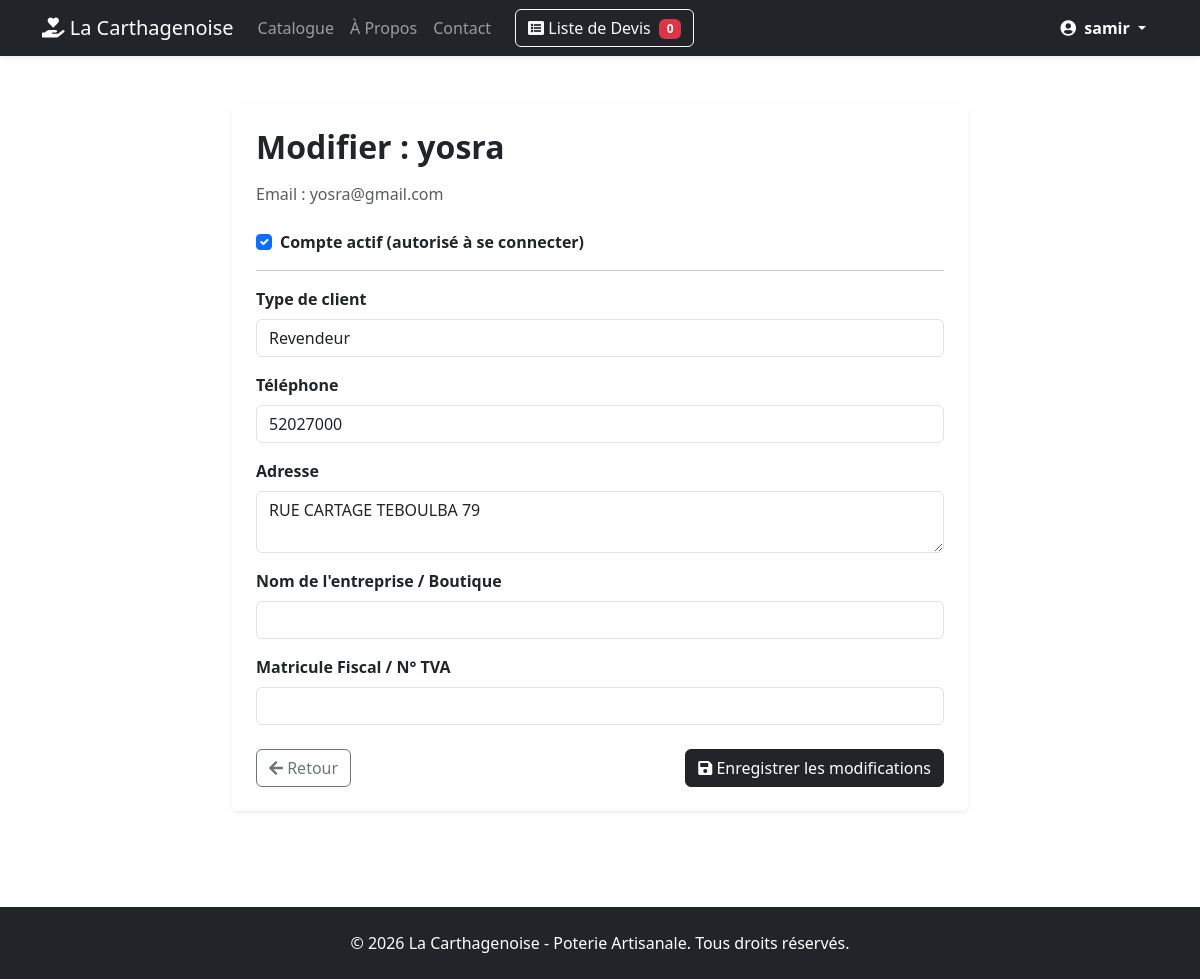
Page /utilisateur/administration/utilisateurs/2/modifier/ (signed in) on the committed database.
### utilisateur/models.py (models this page shows, shortened)
class ProfilUtilisateur(models.Model):
    TYPE_CLIENT_CHOICES = [
        ('particulier', 'Particulier'),
        ('revendeur', 'Revendeur'),
        ('artisan', 'Artisan / Partenaire'),
    ]
    user = models.OneToOneField(
        User, on_delete=models.CASCADE, related_name='profil'
    )
    type_client = models.CharField(
        max_length=20,
        choices=TYPE_CLIENT_CHOICES,
        default='particulier',
        verbose_name="Type de client"
    )
    telephone = models.CharField(
        max_length=20, blank=True, null=True, verbose_name="Téléphone"
    )
    adresse = models.TextField(blank=True, null=True, verbose_name="Adresse")
    nom_entreprise = models.CharField(
        max_length=150, blank=True, null=True, verbose_name="Nom de l'entreprise / Boutique"
    )
    matricule_fiscal = models.CharField(
        max_length=50, blank=True, null=True, verbose_name="Matricule Fiscal / N° TVA"
    )

### utilisateur/views.py (the view)
# urls.py: path('administration/utilisateurs/<int:user_id>/modifier/', views.modifier_utilisateur_admin, name='modifier_utilisateur_admin'),
@staff_member_required(login_url='utilisateur:login')
def modifier_utilisateur_admin(request, user_id):
    user_cible = get_object_or_404(User, id=user_id)
    profil = user_cible.profil
    if request.method == 'POST':
        form = AdminProfilForm(request.POST, instance=profil)
        if form.is_valid():
            form.save()
            user_cible.is_active = 'is_active' in request.POST
            user_cible.save()
            messages.success(
                request, f"Le profil de {user_cible.username} a été mis à jour.")
            return redirect('utilisateur:admin_utilisateurs')
    else:
        form = AdminProfilForm(instance=profil)
    context = {
        'form': form,
        'user_cible': user_cible,
    }
    return render(request, 'utilisateur/form_utilisateur_admin.html', context)

### utilisateur/forms.py
class AdminProfilForm(forms.ModelForm):
    class Meta:
        model = ProfilUtilisateur
        fields = ['type_client', 'telephone', 'adresse',
                  'nom_entreprise', 'matricule_fiscal']
        widgets = {
            'adresse': forms.Textarea(attrs={'rows': 2}),
        }
    def __init__(self, *args, **kwargs):
        super().__init__(*args, **kwargs)
        for field in self.fields.values():
            field.widget.attrs['class'] = 'form-control'

### devis/templatetags/devis_extras.py (called while the page is built)
@register.simple_tag(takes_context=True)
def devis_count(context):
    request = context['request']
    devis_panier = request.session.get(DEVIS_SESSION_KEY)
    if devis_panier:
        return len(devis_panier)
    return 0

### utilisateur/templates/utilisateur/form_utilisateur_admin.html (shortened to what this page needs)
{% extends 'base.html' %}
{% block content %}
<div class="row justify-content-center my-4">
    <div class="col-md-8">
        <div class="card shadow-sm border-0">
            <div class="card-body p-4">
                <h2 class="fw-bold mb-3">Modifier : {{ user_cible.username }}</h2>
                <p class="text-muted mb-4">Email : {{ user_cible.email }}</p>
                <form method="post">
                    <div class="mb-3 form-check">
                        <input type="checkbox" name="is_active" class="form-check-input" id="is_active" {% if user_cible.is_active %}checked{% endif %}>
                        <label class="form-check-label fw-bold" for="is_active">Compte actif (autorisé à se connecter)</label>
                    </div>
                    <hr class="my-3">
                    {% for field in form %}
                        <div class="mb-3">
                            <label for="{{ field.id_for_label }}" class="form-label fw-bold">{{ field.label }}</label>
                            {{ field }}
                        </div>
                    {% endfor %}
                    <div class="d-flex justify-content-between mt-4">
                        <a href="{% url 'utilisateur:admin_utilisateurs' %}" class="btn btn-outline-secondary">
                            <i class="fas fa-arrow-left"></i> Retour
                        </a>
                        <button type="submit" class="btn btn-dark">
                            <i class="fas fa-save"></i> Enregistrer les modifications
                        </button>
                    </div>
                </form>
            </div>
        </div>
    </div>
</div>
{% endblock %}

### templates/includes/navbar.html (shortened to what this page needs)
{% load devis_extras %}
<header>
  <nav class="navbar navbar-expand-lg navbar-dark bg-dark shadow-sm">
    <div class="container">
      <a class="navbar-brand" href="{% url 'catalogue:liste_produits' %}">
        <i class="fas fa-hand-holding-heart"></i> La Carthagenoise
      </a>
      <div class="collapse navbar-collapse" id="navbarNav">
        <ul class="navbar-nav mb-2 mb-lg-0">
          <li class="nav-item">
            <a class="nav-link" href="{% url 'catalogue:liste_produits' %}">Catalogue</a>
          </li>
          <li class="nav-item">
            <a class="nav-link" href="{% url 'pages:a_propos' %}">À Propos</a>
          </li>
          <li class="nav-item">
            <a class="nav-link" href="{% url 'pages:contact' %}">Contact</a>
          </li>
        </ul>
        <div class="d-flex align-items-center my-2 my-lg-0 ms-lg-3">
          <a href="{% url 'devis:view_devis' %}" class="btn btn-outline-light text-nowrap">
            <i class="fas fa-list-alt"></i> Liste de Devis
            <span class="badge bg-danger ms-1">{% devis_count %}</span>
          </a>
        </div>
        <div class="d-flex align-items-center flex-wrap gap-2 ms-lg-auto">
          <ul class="navbar-nav align-items-lg-center">
            {% if user.is_authenticated %}
              <li class="nav-item dropdown">
                <button class="btn btn-dark dropdown-toggle text-white fw-bold border-0 bg-transparent text-nowrap" type="button" id="userDropdown" data-bs-toggle="dropdown" aria-expanded="false">
                  <i class="fas fa-user-circle me-1"></i> {{ user.get_full_name|default:user.username }}
                </button>
              </li>
            {% endif %}
          </ul>
        </div>
      </div>
    </div>
  </nav>
</header>

### rows in the picture
ProfilUtilisateur: form "Revendeur" "52027000" "RUE CARTAGE TEBOULBA 79"

### other values in the picture
{{ user.get_full_name|default:user.username }} "samir"
{{ user_cible.username }} "yosra"
{{ user_cible.email }} "yosra@gmail.com"
{{ field.label }} "Type de client" "Téléphone" "Adresse" "Nom de l'entreprise / Boutique" "Matricule Fiscal / N° TVA"
